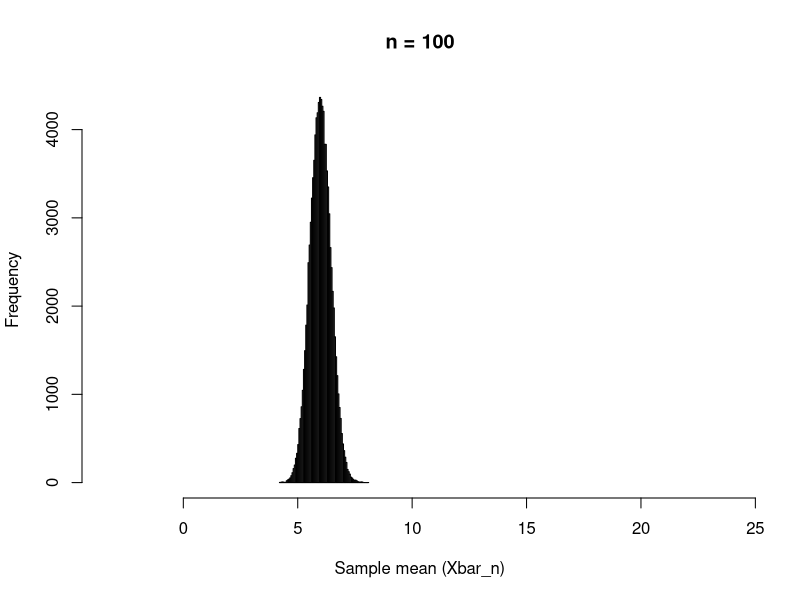

Write the R code that produced this figure.
## Function in R

# Sum of two numbers
sum.2 = function(a,b) a + b
sum.2(1,23)

# Plug in variance
plug.var = function(x){
  mean(x^2) - mean(x)^2
}

plug.var(1:5)
var(1:5)

######################
N = 10^5
set.seed(350)
x1 = rbinom(N, 100, .01)
x2 = c(rnorm(N/2,10,3),rnorm(N/2,2,1))
astragali = c(1,3,3,3,3,4,4,4,4,6)
x3 = sample(x = astragali, size = N, replace = TRUE)


#######################################

# Function to illustrate the weak law of large numbers

wlln = function(x, repl, size, epsilon){
  xbar.vec = replicate(repl, mean(sample(x, size, replace = T)))
  lb = mean(x) - epsilon #lower bound
  ub = mean(x) + epsilon #upper bound
  prob=mean(xbar.vec >= lb & xbar.vec <= ub) #empirical probability
  data.frame(n = size, probability = round(prob,2))
}

wlln(x = x1, repl = 10,size = 1000, epsilon = 0.1)


# 3. The Central Limit Theorem, CLT
###################################

clt = function(x, num.samples, n){
  xbar.vec = replicate(num.samples, mean(sample(x,n, replace = T)))
  sigma2 = mean(xbar.vec^2)-(mean(xbar.vec))^2
  sigma = sqrt(sigma2)
  sigma.X = sqrt(mean(x^2) - mean(x)^2)
  print(c(mu.X = mean(x), 
          mu.Xbar = mean(xbar.vec), 
          sigma.X = sigma.X, 
          sigma.Xbar = sigma))
  hist(xbar.vec, breaks = 100, 
       xlim = c(min(x),max(x)), 
       main = paste("n =", n),
       xlab = paste("Sample mean (Xbar_n)"))
}

clt(x = x2, num.samples = 10^5, n = 100)
